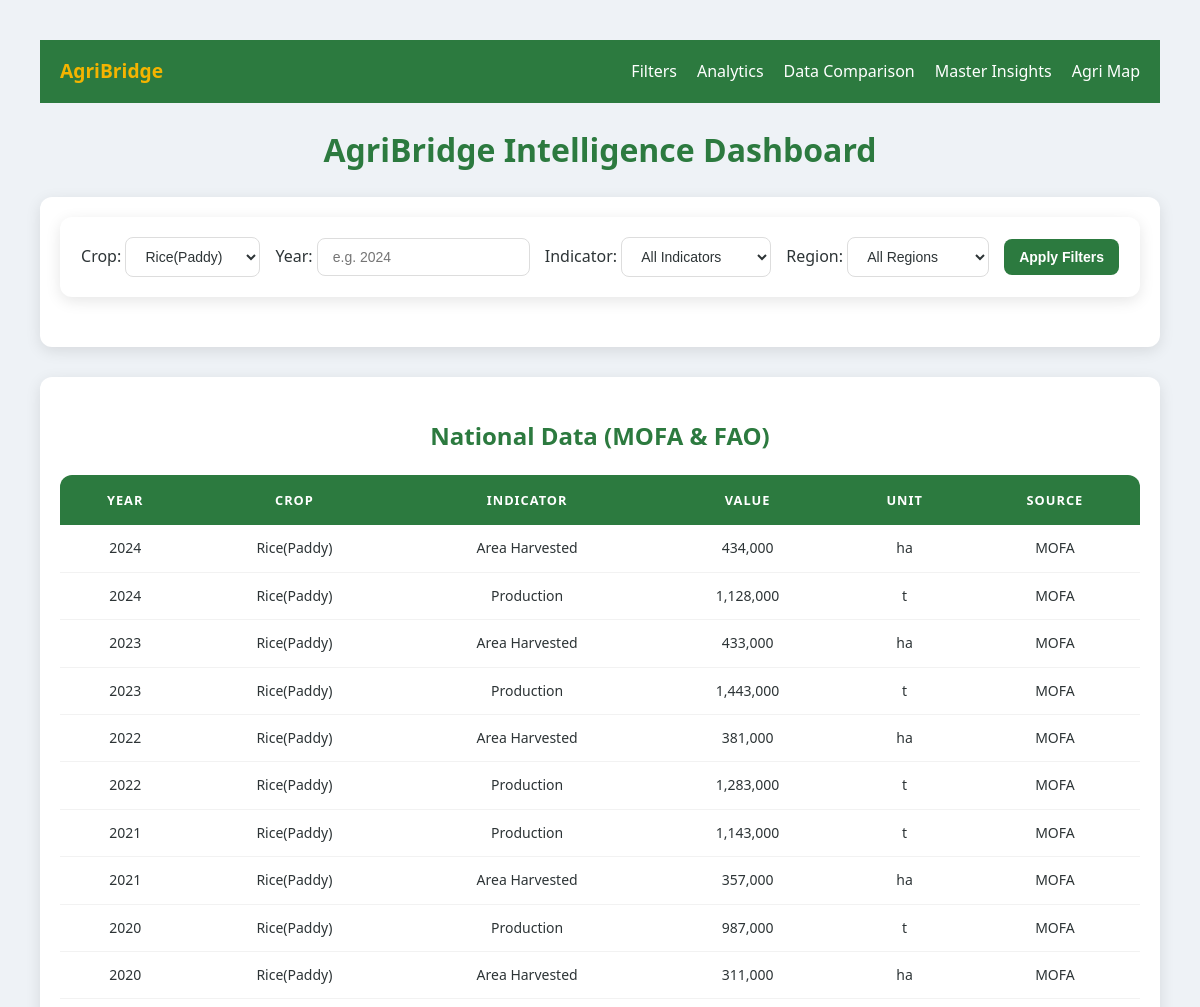
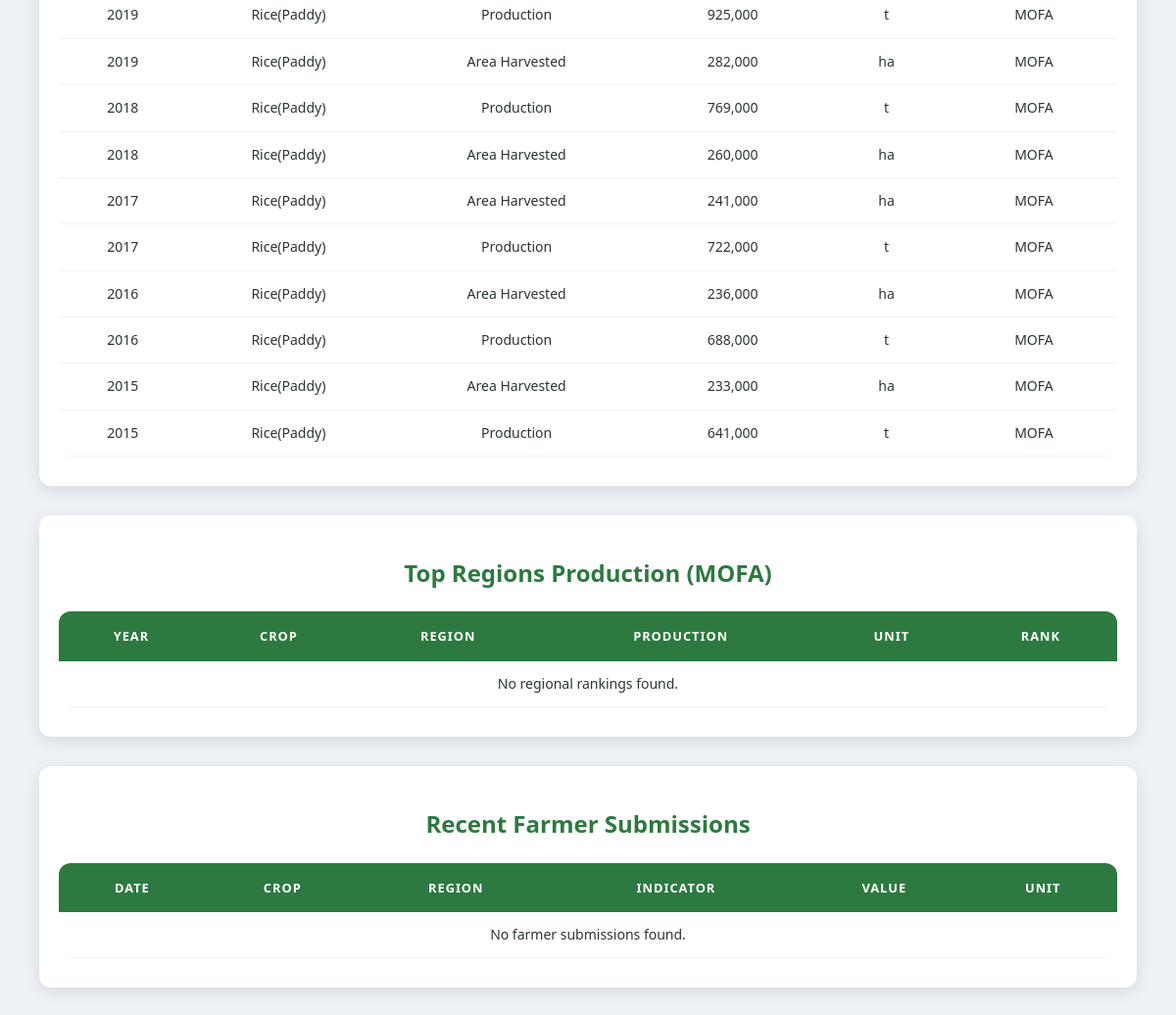
The app's page /index.php?crop=12 with its own data (2 pictures, top to bottom).
### tables this page shows
CREATE TABLE `agricultural_data` (
  `id` int(11) NOT NULL,
  `crop_id` int(11) NOT NULL,
  `region_id` int(11) DEFAULT NULL,
  `year` int(11) NOT NULL,
  `indicator` varchar(100) NOT NULL,
  `value` decimal(15,2) NOT NULL,
  `unit` varchar(50) DEFAULT NULL,
  `source` varchar(50) DEFAULT NULL
);

CREATE TABLE `crops` (
  `id` int(11) NOT NULL,
  `crop_name` varchar(100) NOT NULL
);

### index.php (the view, shortened to what this page needs)
<?php
include 'db.php';
$crops_res = $conn->query("SELECT id, crop_name FROM crops ORDER BY crop_name");
$selected_crop = $_GET['crop'] ?? '';
$selected_year = $_GET['year'] ?? '';
?>
<!DOCTYPE html>
<html lang="en">
<head>
    <link rel="stylesheet" href="styles.css">
</head>
<body>
    <?php include 'nav.php'; ?>
    <h1>AgriBridge Intelligence Dashboard</h1>
    <div class="card">
        <form method="get" action="index.php">
            <div class="filter-group">
                <label>Crop:</label>
                <select name="crop">
                    <?php while($row = $crops_res->fetch_assoc()): ?>
                        <option value="<?php echo $row['id']; ?>" <?php if($selected_crop == $row['id']) echo "selected"; ?>>
                            <?php echo htmlspecialchars($row['crop_name']); ?>
                        </option>
                    <?php endwhile; ?>
                </select>
            </div>
            <div class="filter-group">
                <label>Year:</label>
                <input type="number" name="year" placeholder="e.g. 2024" value="<?php echo htmlspecialchars($selected_year); ?>">
            </div>
            <div class="filter-group">
                <label>Indicator:</label>
                <select name="indicator">
                    <option value="">All Indicators</option>
                </select>
            </div>
            <div class="filter-group">
                <label>Region:</label>
                <select name="region">
                    <option value="">All Regions</option>
                </select>
            </div>
            <input type="submit" value="Apply Filters" class="filter-btn">
        </form>
    </div>
    <?php
    $national_sql = "SELECT ad.year, c.crop_name, ad.indicator, ad.value, ad.unit, ad.source
                     FROM agricultural_data ad
                     JOIN crops c ON ad.crop_id = c.id
                     WHERE ad.region_id IS NULL";
    if($selected_crop) $national_sql .= " AND ad.crop_id = " . (int)$selected_crop;
    $national_res = $conn->query($national_sql . " ORDER BY ad.year DESC, c.crop_name LIMIT 100");
    $regions_sql = "SELECT tr.year, c.crop_name, r.region_name, tr.production, tr.unit, tr.rank_position
                    FROM top_regions_production tr
                    JOIN crops c ON tr.crop_id = c.id
                    JOIN regions r ON tr.region_id = r.id
                    WHERE 1";
    if($selected_crop) $regions_sql .= " AND tr.crop_id = " . (int)$selected_crop;
    $regions_res = $conn->query($regions_sql . " ORDER BY tr.year DESC, tr.rank_position ASC");
    $farmer_sql = "SELECT fs.created_at, c.crop_name, IFNULL(r.region_name,'N/A') as region_name, fs.indicator, fs.value, fs.unit
                   FROM farmer_submissions fs
                   JOIN crops c ON fs.crop_id = c.id
                   LEFT JOIN regions r ON fs.region_id = r.id
                   WHERE 1";
    if($selected_crop) $farmer_sql .= " AND fs.crop_id = " . (int)$selected_crop;
    $farmer_res = $conn->query($farmer_sql . " ORDER BY fs.created_at DESC");
    ?>
    <div class="card">
        <h2>National Data (MOFA & FAO)</h2>
        <div style="overflow-x: auto;">
            <table>
                <thead>
                    <tr>
                        <th>Year</th><th>Crop</th><th>Indicator</th><th>Value</th><th>Unit</th><th>Source</th>
                    </tr>
                </thead>
                <tbody>
                    <?php if($national_res && $national_res->num_rows > 0): ?>
                        <?php while($row = $national_res->fetch_assoc()): ?>
                            <tr>
                                <td><?php echo $row['year']; ?></td>
                                <td><?php echo htmlspecialchars($row['crop_name']); ?></td>
                                <td><?php echo htmlspecialchars($row['indicator']); ?></td>
                                <td><?php echo number_format($row['value']); ?></td>
                                <td><?php echo htmlspecialchars($row['unit']); ?></td>
                                <td><?php echo htmlspecialchars($row['source']); ?></td>
                            </tr>
                        <?php endwhile; ?>
                    <?php else: ?>
                        <tr><td colspan="6">No national data found matching filters.</td></tr>
                    <?php endif; ?>
                </tbody>
            </table>
        </div>
    </div>
    <div class="card">
        <h2>Top Regions Production (MOFA)</h2>
        <div style="overflow-x: auto;">
            <table>
                <thead>
                    <tr>
                        <th>Year</th><th>Crop</th><th>Region</th><th>Production</th><th>Unit</th><th>Rank</th>
                    </tr>
                </thead>
                <tbody>
                    <?php if($regions_res && $regions_res->num_rows > 0): ?>
                        <?php while($row = $regions_res->fetch_assoc()): ?>
                            <tr>
                                <td><?php echo $row['year']; ?></td>
                                <td><?php echo htmlspecialchars($row['crop_name']); ?></td>
                                <td><?php echo htmlspecialchars($row['region_name']); ?></td>
                                <td><?php echo number_format($row['production']); ?></td>
                                <td><?php echo htmlspecialchars($row['unit']); ?></td>
                                <td><strong>#<?php echo $row['rank_position']; ?></strong></td>
                            </tr>
                        <?php endwhile; ?>
                    <?php else: ?>
                        <tr><td colspan="6">No regional rankings found.</td></tr>
                    <?php endif; ?>
                </tbody>
            </table>
        </div>
    </div>
    <div class="card">
        <h2>Recent Farmer Submissions</h2>
        <div style="overflow-x: auto;">
            <table>
                <thead>
                    <tr>
                        <th>Date</th><th>Crop</th><th>Region</th><th>Indicator</th><th>Value</th><th>Unit</th>
                    </tr>
                </thead>
                <tbody>
                    <?php if($farmer_res && $farmer_res->num_rows > 0): ?>
                        <?php while($row = $farmer_res->fetch_assoc()): ?>
                            <tr>
                                <td><?php echo date('M d, Y', strtotime($row['created_at'])); ?></td>
                                <td><?php echo htmlspecialchars($row['crop_name']); ?></td>
                                <td><?php echo htmlspecialchars($row['region_name']); ?></td>
                                <td><?php echo htmlspecialchars($row['indicator']); ?></td>
                                <td><?php echo number_format($row['value']); ?></td>
                                <td><?php echo htmlspecialchars($row['unit']); ?></td>
                            </tr>
                        <?php endwhile; ?>
                    <?php else: ?>
                        <tr><td colspan="6">No farmer submissions found.</td></tr>
                    <?php endif; ?>
                </tbody>
            </table>
        </div>
    </div>
</body>
</html>

### styles.css (style rules this page uses)
:root { --primary-green: #2c7a3f; --light-green: #f0f8f2; --accent-gold: #f4b400; --text-dark: #2d3436; --bg-gray: #eef2f6; --white: #ffffff; --shadow: 0 4px 15px rgba(0, 0, 0, 0.1); --card-radius: 12px; }
body { font-family: 'Segoe UI', Roboto, Helvetica, Arial, sans-serif; background-color: var(--bg-gray); color: var(--text-dark); line-height: 1.6; margin: 0; padding: clamp(10px, 4vw, 40px); }
h1, h2 { color: var(--primary-green); text-align: center; font-weight: 700; }
form, .card, .chart-container, .container { background: var(--white); padding: 20px; border-radius: var(--card-radius); box-shadow: var(--shadow); margin-bottom: 30px; }
form { display: flex; flex-wrap: wrap; gap: 15px; justify-content: center; align-items: center; }
select, input[type="number"], .filter-btn { padding: 10px 15px; border: 1px solid #ddd; border-radius: 8px; font-size: 14px; background: var(--white); color: var(--text-dark); }
input[type="submit"], .filter-btn { background-color: var(--primary-green); color: white; border: none; cursor: pointer; font-weight: bold; transition: background 0.3s ease, transform 0.2s; }
table { border-collapse: separate; border-spacing: 0; width: 100%; background: var(--white); border-radius: var(--card-radius); overflow: hidden; margin-bottom: 10px; }
th { background-color: var(--primary-green); color: white; padding: 15px; text-transform: uppercase; font-size: 0.8rem; letter-spacing: 1px; border: none; }
td { padding: 12px 15px; border-bottom: 1px solid rgba(0,0,0,0.05); text-align: center; font-size: 14px; }

### records on screen
agricultural_data: year "2024", crop.crop_name "Rice(Paddy)", indicator "Area Harvested", value "434,000", unit "ha", source "MOFA"
agricultural_data: year "2024", crop.crop_name "Rice(Paddy)", indicator "Production", value "1,128,000", unit "t", source "MOFA"
agricultural_data: year "2023", crop.crop_name "Rice(Paddy)", indicator "Area Harvested", value "433,000", unit "ha", source "MOFA"
agricultural_data: year "2023", crop.crop_name "Rice(Paddy)", indicator "Production", value "1,443,000", unit "t", source "MOFA"
agricultural_data: year "2022", crop.crop_name "Rice(Paddy)", indicator "Area Harvested", value "381,000", unit "ha", source "MOFA"
agricultural_data: year "2022", crop.crop_name "Rice(Paddy)", indicator "Production", value "1,283,000", unit "t", source "MOFA"
agricultural_data: year "2021", crop.crop_name "Rice(Paddy)", indicator "Production", value "1,143,000", unit "t", source "MOFA"
agricultural_data: year "2021", crop.crop_name "Rice(Paddy)", indicator "Area Harvested", value "357,000", unit "ha", source "MOFA"
agricultural_data: year "2020", crop.crop_name "Rice(Paddy)", indicator "Production", value "987,000", unit "t", source "MOFA"
agricultural_data: year "2020", crop.crop_name "Rice(Paddy)", indicator "Area Harvested", value "311,000", unit "ha", source "MOFA"
agricultural_data: year "2019", crop.crop_name "Rice(Paddy)", indicator "Production", value "925,000", unit "t", source "MOFA"
agricultural_data: year "2019", crop.crop_name "Rice(Paddy)", indicator "Area Harvested", value "282,000", unit "ha", source "MOFA"
agricultural_data: year "2018", crop.crop_name "Rice(Paddy)", indicator "Production", value "769,000", unit "t", source "MOFA"
agricultural_data: year "2018", crop.crop_name "Rice(Paddy)", indicator "Area Harvested", value "260,000", unit "ha", source "MOFA"
agricultural_data: year "2017", crop.crop_name "Rice(Paddy)", indicator "Area Harvested", value "241,000", unit "ha", source "MOFA"
agricultural_data: year "2017", crop.crop_name "Rice(Paddy)", indicator "Production", value "722,000", unit "t", source "MOFA"
agricultural_data: year "2016", crop.crop_name "Rice(Paddy)", indicator "Area Harvested", value "236,000", unit "ha", source "MOFA"
agricultural_data: year "2016", crop.crop_name "Rice(Paddy)", indicator "Production", value "688,000", unit "t", source "MOFA"
agricultural_data: year "2015", crop.crop_name "Rice(Paddy)", indicator "Area Harvested", value "233,000", unit "ha", source "MOFA"
agricultural_data: year "2015", crop.crop_name "Rice(Paddy)", indicator "Production", value "641,000", unit "t", source "MOFA"

### other values on screen
form field crop "Rice(Paddy)"
